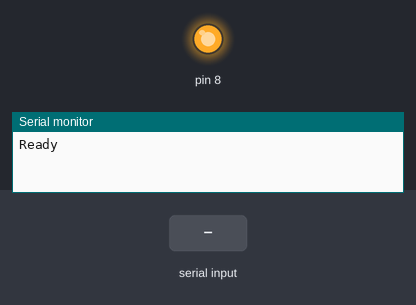
A sketch run on a simulated Arduino Uno, built with avr-gcc and run on an emulated ATmega328P. On the bench: output pins drawn as LEDs (lit = HIGH), the last lines printed to the serial monitor. Inputs (shaded band) come from the test bench.

Above: at 12.8 s.
12.9 s: "1" received over the second serial link
At 18.5 s:
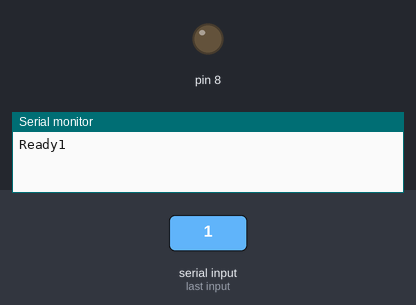
Timing chart, 0 to 24.9 s (numbered marks = the images above; inputs shaded):
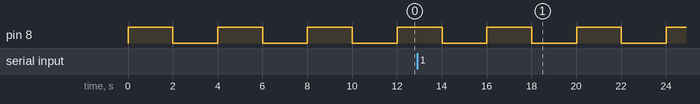

Measured:
- by itself, pin 8: alternates HIGH for 2.0 s and LOW for 2.0 s

The sketch:

XBee_Coordinator.ino
```cpp
#include <SoftwareSerial.h>

SoftwareSerial Radio(6, 5); // RX - xbee OUT | TX - xbee IN

void setup()
{
  Serial.begin(9600);
  Radio.begin(9600);
  pinMode(8, OUTPUT);
  Serial.write("Ready");

}

void loop()
{
  digitalWrite(8,HIGH);
  delay(2000);
  Radio.write("Ho!");
  digitalWrite(8,LOW);
  delay(2000);
  if (Radio.available()) {
    Serial.write(Radio.read());
  }
  }
```
